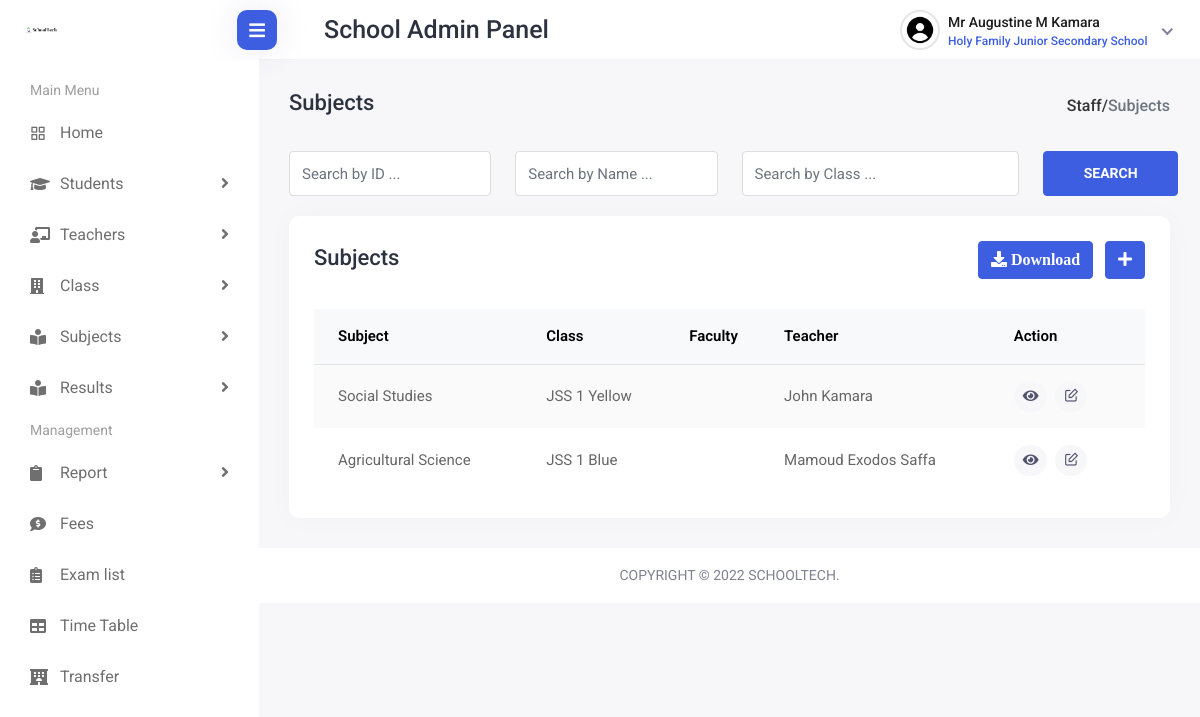
The app's page /schooladmin/subjects.php (signed in) with its own data.
### tables this page shows
CREATE TABLE `schooladmin` (
  `id` int(11) NOT NULL,
  `school_id` int(11) NOT NULL,
  `schoolname` varchar(125) NOT NULL,
  `adminname` varchar(125) NOT NULL,
  `admin_images` varchar(125) NOT NULL,
  `gender` varchar(125) NOT NULL,
  `dob` varchar(125) NOT NULL,
  `nationality` varchar(125) NOT NULL,
  `pincode` varchar(125) NOT NULL,
  `emailaddress` varchar(125) NOT NULL,
  `phonenumber` varchar(255) NOT NULL,
  `homeaddress` varchar(125) NOT NULL,
  `password` varchar(125) NOT NULL,
  `status` varchar(125) NOT NULL,
  `date` varchar(125) NOT NULL,
  `month` varchar(125) NOT NULL,
  `year` varchar(125) NOT NULL
);

CREATE TABLE `subject` (
  `id` int(11) NOT NULL,
  `school_id` varchar(125) NOT NULL,
  `schoolname` varchar(125) NOT NULL,
  `teacher_name` varchar(125) NOT NULL,
  `teacher_id` varchar(11) NOT NULL,
  `subject_title` varchar(125) NOT NULL,
  `class` varchar(125) NOT NULL,
  `faculty` varchar(125) NOT NULL,
  `date` varchar(125) NOT NULL,
  `month` varchar(125) NOT NULL,
  `year` varchar(125) NOT NULL
);

### schooladmin/subjects.php (the view, shortened to what this page needs)
<?php
include('include/header.php');
?>
<div class="page-wrapper">
<div class="content container-fluid">
<div class="page-header">
<div class="row align-items-center">
<div class="col">
<h3 class="page-title">Subjects</h3>
<ul class="breadcrumb">
<li class="breadcrumb"><a href="view_staff.php">Staff/</a></li>
<li class="breadcrumb-item active">Subjects</li>
</ul>
</div>
</div>
</div>
<div class="student-group-form">
<div class="row">
<div class="col-lg-3 col-md-6">
<div class="form-group">
<input type="text" class="form-control" placeholder="Search by ID ...">
</div>
</div>
<div class="col-lg-3 col-md-6">
<div class="form-group">
<input type="text" class="form-control" placeholder="Search by Name ...">
</div>
</div>
<div class="col-lg-4 col-md-6">
<div class="form-group">
<input type="text" class="form-control" placeholder="Search by Class ...">
</div>
</div>
<div class="col-lg-2">
<div class="search-student-btn">
<button type="btn" class="btn btn-primary">Search</button>
</div>
</div>
</div>
</div>
<div class="row">
<div class="col-sm-12">
<div class="card card-table">
<div class="card-body" id="subjectdownload">
<div class="page-header">
<div class="row align-items-center">
<div class="col">
<h3 class="page-title">Subjects</h3>
</div>
<div class="col-auto text-end float-end ms-auto download-grp">
<button class="btn btn-outline-primary me-2" id="download"><i class="fas fa-download"> Download</i></button>
<a href="add_subject.php" class="btn btn-primary"><i class="fas fa-plus"></i></a>
</div>
</div>
</div>
<div class="table-responsive">
<table class="table border-0 star-student table-hover table-center mb-0 datatable table-striped">
<thead class="student-thread">
<tr>
<th>Subject</th>
<th>Class</th>
<th>Faculty</th>
<th>Teacher</th>
<th>Action</th>
</tr>
</thead>
<tbody>
<?php
$id = $_SESSION['id'];
$data = mysqli_query($sql_con, "select * from schooladmin where id = '$id' ");
$row = mysqli_fetch_array($data);
$school_id = $row['school_id'];
                        $query = "SELECT * FROM subject WHERE school_id = $school_id";
                    $result = mysqli_query($sql_con, $query);
                    ?>
 <tr>
                            <?php
                            while ($row = mysqli_fetch_assoc($result)) {
                                ?>
                            <tr>
                                <td>
                                    <?php echo $row['subject_title']; ?>
                                </td>
                                <td>
                                    <?php echo $row['class']; ?>
                                </td>
                                <td>
                                </td>
                                <td>
                                    <?php echo $row['teacher_name']; ?>
                                </td>
                                <td>
                                    <div class="d-flex">
                                        <a href="sold.php?id=<?php echo $row['id']; ?>" data-tooltip="tooltip" title="View"
                                            data-target="#viewthreeModaldep" class="btn btn-sm bg-success-light me-2"><i
                                                class="fa fa-eye"></i></a>
                                        <a href="edit_student.php?id=<?php echo $row['id']; ?>" data-tooltip="tooltip" title="View"
                                            data-target="#viewthreeModaldep" class="btn btn-sm bg-danger-light"><i
                                            class="feather-edit"></i></a>
                                    </div>
                                </td>
                            </tr>
                            <?php
                            }
                            ?>
                </tr>
                </tbody>
</table>
</div>
</div>
</div>
</div>
</div>
</div>
<footer>
<p>Copyright © 2022 SchoolTech.</p>
</footer>
</div>
</body>
</html>

### schooladmin/include/header.php (shortened to what this page needs)
<?php
include('dbcon.php');
?>
<!DOCTYPE html>
<html lang="en">
<head>
    <link rel="stylesheet" href="assets/plugins/bootstrap/css/bootstrap.min.css">
    <link rel="stylesheet" href="assets/plugins/feather/feather.css">
    <link rel="stylesheet" href="assets/plugins/icons/flags/flags.css">
    <link rel="stylesheet" href="assets/plugins/fontawesome/css/fontawesome.min.css">
    <link rel="stylesheet" href="assets/plugins/fontawesome/css/all.min.css">
    <link rel="stylesheet" href="assets/css/style.css">
</head>
<body>
    <div class="main-wrapper">
        <div class="header">
            <div class="header-left">
                <a href="view_staff.php" class="logo">
                    <img src="assets/img/stlogo1.png" width="10000" height="10000" alt="Logo">
                </a>
            </div>
            <div class="menu-toggle">
                <a href="javascript:void(0);" id="toggle_btn">
                    <i class="fas fa-bars"></i>
                </a>
            </div>
            <div class="top-nav-search" style="margin: 15px; padding-left: 50px">
                <h3 class="page-title" style="font-size: 25px">School Admin Panel</h3>
            </div>
            <ul class="nav user-menu">
                <li class="nav-item dropdown has-arrow new-user-menus">
                    <a href="#" class="dropdown-toggle nav-link" data-bs-toggle="dropdown">
                        <span class="user-img">
                            <img class="rounded-circle" src="assets/img/cavatar.png" width="31" alt="Ryan Taylor">
                            <div class="user-text">
                                <h6><?php $id = $_SESSION['id'];
                                    $data = mysqli_query($sql_con, "select * from schooladmin where id = '$id' ");
                                    $row = mysqli_fetch_array($data); ?></h6>
                                <h6><?php
                                if ($row['gender'] == 'Male') {
                                    echo "Mr"; echo ' '; echo $row['adminname'];
                                }
                                else {
                                    echo 'Mrs'; echo ' '; echo $row['adminname'];
                                }
                                ?></h6>
                                <p class="text-muted mb-0"><?php echo $row['schoolname']; ?></p>
                            </div>
                        </span>
                    </a>
                </li>
            </ul>
        </div>
        <div class="sidebar" id="sidebar">
            <div class="sidebar-inner slimscroll">
                <div id="sidebar-menu" class="sidebar-menu">
                    <ul>
                        <li class="menu-title">
                            <span>Main Menu</span>
                        </li>
                        <li>
                            <a href="view_staff.php"><i class="feather-grid"></i> <span>Home</span></a>
                        </li>
                        <li class="submenu">
                            <a href="#"><i class="fas fa-graduation-cap"></i> <span> Students</span> <span class="menu-arrow"></span></a>
                        </li>
                        <li class="submenu">
                            <a href="#"><i class="fas fa-chalkboard-teacher"></i> <span> Teachers</span> <span class="menu-arrow"></span></a>
                        </li>
                        <li class="submenu">
                            <a href="#"><i class="fas fa-building"></i> <span> Class</span> <span class="menu-arrow"></span></a>
                        </li>
                        <li class="submenu">
                            <a href="#"><i class="fas fa-book-reader"></i> <span> Subjects</span> <span class="menu-arrow"></span></a>
                        </li>
                        <li class="submenu">
                            <a href="#"><i class="fas fa-book-reader"></i> <span> Results</span> <span class="menu-arrow"></span></a>
                        </li>
                        <li class="menu-title">
                            <span>Management</span>
                        </li>
                        <li class="submenu">
                            <a href="#"><i class="fas fa-clipboard"></i> <span> Report</span> <span class="menu-arrow"></span></a>
                        </li>
                        <li>
                            <a href="fees.php"><i class="fas fa-comment-dollar"></i> <span>Fees</span></a>
                        </li>
                        <li>
                            <a href="exam.php"><i class="fas fa-clipboard-list"></i> <span>Exam list</span></a>
                        </li>
                        <li>
                            <a href="timetable.php"><i class="fas fa-table"></i> <span>Time Table</span></a>
                        </li>
                        <li>
                            <a href="transfer.php"><i class="fas fa-hotel"></i> <span>Transfer</span></a>
                        </li>
                    </ul>
                </div>
            </div>
        </div>
</body>
</html>

### records on screen
schooladmin: adminname "Augustine M Kamara", schoolname "Holy Family Junior Secondary School"
subject: subject_title "Social Studies", class "JSS 1 Yellow", teacher_name "John Kamara"
subject: subject_title "Agricultural Science", class "JSS 1 Blue", teacher_name "Mamoud Exodos Saffa"
